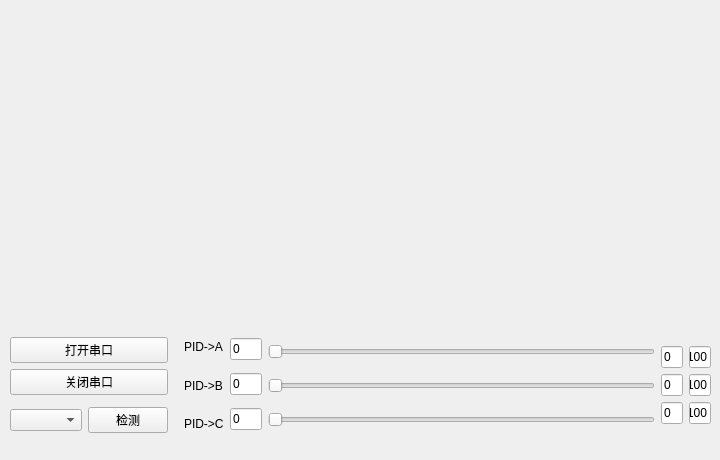
<?xml version="1.0" encoding="UTF-8"?>
<ui version="4.0">
 <class>MainWindow</class>
 <widget class="QMainWindow" name="MainWindow">
  <property name="geometry">
   <rect>
    <x>0</x>
    <y>0</y>
    <width>720</width>
    <height>460</height>
   </rect>
  </property>
  <property name="windowTitle">
   <string>Qt串口上位机</string>
  </property>
  <widget class="QWidget" name="centralWidget">
   <widget class="QCustomPlot" name="customPlot" native="true">
    <property name="geometry">
     <rect>
      <x>0</x>
      <y>0</y>
      <width>720</width>
      <height>320</height>
     </rect>
    </property>
   </widget>
   <widget class="QWidget" name="horizontalLayoutWidget">
    <property name="geometry">
     <rect>
      <x>0</x>
      <y>320</y>
      <width>721</width>
      <height>131</height>
     </rect>
    </property>
    <layout class="QHBoxLayout" name="horizontalLayout" stretch="1,6">
     <property name="leftMargin">
      <number>10</number>
     </property>
     <property name="rightMargin">
      <number>10</number>
     </property>
     <item>
      <layout class="QVBoxLayout" name="verticalLayout_2" stretch="0,0">
       <property name="rightMargin">
        <number>10</number>
       </property>
       <item>
        <layout class="QVBoxLayout" name="verticalLayout_6">
         <item>
          <widget class="QPushButton" name="button_open">
           <property name="text">
            <string>打开串口</string>
           </property>
          </widget>
         </item>
         <item>
          <widget class="QPushButton" name="button_close">
           <property name="text">
            <string>关闭串口</string>
           </property>
          </widget>
         </item>
        </layout>
       </item>
       <item>
        <layout class="QHBoxLayout" name="horizontalLayout_3">
         <item>
          <widget class="QComboBox" name="comboBox"/>
         </item>
         <item>
          <widget class="QPushButton" name="button_filter">
           <property name="text">
            <string>检测</string>
           </property>
          </widget>
         </item>
        </layout>
       </item>
      </layout>
     </item>
     <item>
      <layout class="QHBoxLayout" name="horizontalLayout_2" stretch="1,1,12,1">
       <item>
        <layout class="QVBoxLayout" name="verticalLayout_3">
         <item>
          <widget class="QLabel" name="label_pid_a">
           <property name="text">
            <string>PID-&gt;A</string>
           </property>
          </widget>
         </item>
         <item>
          <widget class="QLabel" name="label_pid_b">
           <property name="text">
            <string>PID-&gt;B</string>
           </property>
          </widget>
         </item>
         <item>
          <widget class="QLabel" name="label_pid_c">
           <property name="text">
            <string>PID-&gt;C</string>
           </property>
          </widget>
         </item>
        </layout>
       </item>
       <item>
        <layout class="QVBoxLayout" name="verticalLayout">
         <item>
          <widget class="QLineEdit" name="lineEdit_pid_a">
           <property name="text">
            <string>0</string>
           </property>
          </widget>
         </item>
         <item>
          <widget class="QLineEdit" name="lineEdit_pid_b">
           <property name="text">
            <string>0</string>
           </property>
          </widget>
         </item>
         <item>
          <widget class="QLineEdit" name="lineEdit_pid_c">
           <property name="text">
            <string>0</string>
           </property>
          </widget>
         </item>
        </layout>
       </item>
       <item>
        <layout class="QVBoxLayout" name="verticalLayout_4">
         <item>
          <widget class="QSlider" name="hSlider_pid_a">
           <property name="maximum">
            <number>999</number>
           </property>
           <property name="orientation">
            <enum>Qt::Horizontal</enum>
           </property>
          </widget>
         </item>
         <item>
          <widget class="QSlider" name="hSlider_pid_b">
           <property name="maximum">
            <number>999</number>
           </property>
           <property name="orientation">
            <enum>Qt::Horizontal</enum>
           </property>
          </widget>
         </item>
         <item>
          <widget class="QSlider" name="hSlider_pid_c">
           <property name="maximum">
            <number>999</number>
           </property>
           <property name="orientation">
            <enum>Qt::Horizontal</enum>
           </property>
          </widget>
         </item>
        </layout>
       </item>
       <item>
        <layout class="QVBoxLayout" name="verticalLayout_5">
         <item>
          <layout class="QHBoxLayout" name="horizontalLayout_4">
           <item>
            <layout class="QVBoxLayout" name="verticalLayout_8">
             <item>
              <widget class="QLineEdit" name="lineEdit_min_a">
               <property name="text">
                <string>0</string>
               </property>
              </widget>
             </item>
             <item>
              <widget class="QLineEdit" name="lineEdit_min_b">
               <property name="text">
                <string>0</string>
               </property>
              </widget>
             </item>
             <item>
              <widget class="QLineEdit" name="lineEdit_min_c">
               <property name="text">
                <string>0</string>
               </property>
              </widget>
             </item>
            </layout>
           </item>
           <item>
            <layout class="QVBoxLayout" name="verticalLayout_7">
             <item>
              <widget class="QLineEdit" name="lineEdit_max_a">
               <property name="text">
                <string>100</string>
               </property>
              </widget>
             </item>
             <item>
              <widget class="QLineEdit" name="lineEdit_max_b">
               <property name="text">
                <string>100</string>
               </property>
              </widget>
             </item>
             <item>
              <widget class="QLineEdit" name="lineEdit_max_c">
               <property name="text">
                <string>100</string>
               </property>
              </widget>
             </item>
            </layout>
           </item>
          </layout>
         </item>
        </layout>
       </item>
      </layout>
     </item>
    </layout>
   </widget>
  </widget>
  <widget class="QMenuBar" name="menuBar">
   <property name="geometry">
    <rect>
     <x>0</x>
     <y>0</y>
     <width>720</width>
     <height>23</height>
    </rect>
   </property>
  </widget>
 </widget>
 <layoutdefault spacing="6" margin="11"/>
 <customwidgets>
  <customwidget>
   <class>QCustomPlot</class>
   <extends>QWidget</extends>
   <header>qcustomplot.h</header>
   <container>1</container>
  </customwidget>
 </customwidgets>
 <resources/>
 <connections/>
</ui>
